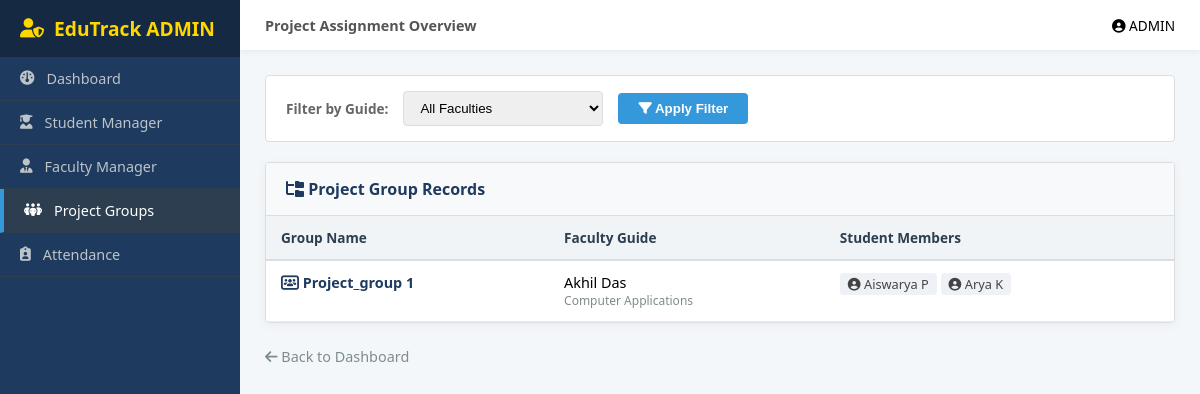
The page /WAdmin/project-group-list/ on the database its author committed.
### Admin/models.py (models this page shows, shortened)
class ProjectGroup(models.Model):
    group_name = models.CharField(max_length=100)
    faculty = models.ForeignKey(Faculty, on_delete=models.CASCADE)
    students = models.ManyToManyField(Student)

class Faculty(models.Model):
    faculty_id = models.CharField(max_length=20, unique=True)
    name = models.CharField(max_length=100)
    email = models.EmailField(unique=True)
    phone = models.CharField(max_length=15)
    department = models.CharField(max_length=50)
    designation = models.CharField(max_length=50)
    password = models.CharField(max_length=100)

class Student(models.Model):
    admission_number = models.CharField(max_length=30, unique=True)
    name = models.CharField(max_length=100)
    email = models.EmailField(unique=True)
    phone = models.CharField(max_length=15)
    department = models.CharField(max_length=50)
    course = models.CharField(max_length=10)  # BCA / MCA
    academic_batch = models.CharField(max_length=20)  # previously course_batch
    file_batch = models.CharField(max_length=5)  # A/B/C/D
    password = models.CharField(max_length=255)

### Admin/views.py (the view)
# urls.py: path('project-group-list/', views.project_group_list, name='project_group_list'),
def project_group_list(request):
    faculty_id = request.GET.get('faculty')
    if faculty_id:
        groups = ProjectGroup.objects.filter(faculty_id=faculty_id)
    else:
        groups = ProjectGroup.objects.all()
    faculties = Faculty.objects.all()
    return render(request, 'Admin/project_group_list.html',
                  {'groups': groups, 'faculties': faculties})

### Admin/templates/Admin/project_group_list.html (shortened to what this page needs)
<!doctype html>
<html lang="en">
  <head>
    <link rel="stylesheet" href="https://cdnjs.cloudflare.com/ajax/libs/font-awesome/6.5.0/css/all.min.css" />
  </head>
  <body>
    <div class="sidebar">
      <div class="sidebar-brand">
        <i class="fa-solid fa-user-shield"></i> EduTrack ADMIN
      </div>
      <a href="{% url 'WAdmin:admin_dashboard' %}" class="nav-item"><i class="fa-solid fa-gauge"></i> Dashboard</a>
      <a href="{% url 'WAdmin:student_list' %}" class="nav-item"><i class="fa-solid fa-user-graduate"></i> Student Manager</a>
      <a href="{% url 'WAdmin:faculty_list' %}" class="nav-item"><i class="fa-solid fa-user-tie"></i> Faculty Manager</a>
      <a href="#" class="nav-item active"><i class="fa-solid fa-people-group"></i> Project Groups</a>
      <a href="{% url 'WAdmin:admin_attendance' %}" class="nav-item"><i class="fa-solid fa-clipboard-user"></i> Attendance</a>
    </div>
    <div class="main-wrapper">
      <div class="top-header">
        <div style="font-size: 0.9rem; font-weight: 600; color: #555;">Project Assignment Overview</div>
        <div style="font-size: 0.85rem;"><i class="fa-solid fa-circle-user"></i> ADMIN</div>
      </div>
      <div class="content-area">
        <form method="GET" class="filter-container">
          <label style="font-size: 0.85rem; font-weight: 600; color: #666;">Filter by Guide:</label>
          <select name="faculty">
            <option value="">All Faculties</option>
          </select>
          <button type="submit"><i class="fa-solid fa-filter"></i> Apply Filter</button>
        </form>
        <div class="card">
          <div class="card-header">
            <span><i class="fa-solid fa-folder-tree"></i> Project Group Records</span>
          </div>
          <div style="overflow-x: auto;">
            <table>
              <thead>
                <tr>
                  <th>Group Name</th>
                  <th>Faculty Guide</th>
                  <th>Student Members</th>
                </tr>
              </thead>
              <tbody>
                {% for group in groups %}
                <tr>
                  <td style="font-weight: 600; color: var(--et-dark);">
                    <i class="fa-solid fa-users-rectangle"></i> {{ group.group_name }}
                  </td>
                  <td>
                    <div style="font-weight: 500;">{{ group.faculty.name }}</div>
                    <div style="font-size: 0.75rem; color: #7f8c8d;">{{ group.faculty.department }}</div>
                  </td>
                  <td>
                    {% for student in group.students.all %}
                      <div class="student-tag">
                        <i class="fa-solid fa-user-circle"></i> {{ student.name }}
                      </div>
                    {% empty %}
                      <span style="color: #bdc3c7; font-style: italic;">No students assigned</span>
                    {% endfor %}
                  </td>
                </tr>
                {% endfor %}
              </tbody>
            </table>
          </div>
        </div>
        <br>
        <a href="{% url 'WAdmin:admin_dashboard' %}" style="text-decoration: none; color: #7f8c8d; font-size: 0.9rem;">
          <i class="fa-solid fa-arrow-left"></i> Back to Dashboard
        </a>
      </div>
    </div>
  </body>
</html>

### Admin/templates/Admin/project_group_list.html (style rules this page uses)
:root { --et-dark: #1e3a5f; --et-sidebar: #2c3e50; --et-bg: #f4f7f9; --et-accent: #3498db; --et-border: #dcdde1; --et-success: #28a745; }
body { margin: 0; font-family: "Segoe UI", Arial, sans-serif; background: var(--et-bg); display: flex; min-height: 100vh; }
.sidebar { width: 240px; background: var(--et-dark); color: white; flex-shrink: 0; position: sticky; top: 0; height: 100vh; }
.sidebar-brand { padding: 15px 20px; background: #152943; font-size: 1.2rem; font-weight: bold; display: flex; align-items: center; gap: 10px; color: #ffd700; }
.nav-item { padding: 12px 20px; display: flex; align-items: center; gap: 12px; color: #bdc3c7; text-decoration: none; border-bottom: 1px solid #2c3e50; font-size: 0.9rem; }
.nav-item:hover, .nav-item.active { background: #2c3e50; color: white; }
.nav-item.active { border-left: 4px solid var(--et-accent); }
.main-wrapper { flex-grow: 1; display: flex; flex-direction: column; width: calc(100% - 240px); }
.top-header { background: #fff; height: 50px; display: flex; justify-content: space-between; align-items: center; padding: 0 25px; box-shadow: 0 2px 5px rgba(0,0,0,0.05); }
.content-area { padding: 25px; }
.filter-container { background: white; padding: 15px 20px; border: 1px solid var(--et-border); border-radius: 4px; margin-bottom: 20px; display: flex; align-items: center; gap: 15px; }
.filter-container select { padding: 8px 12px; border: 1px solid var(--et-border); border-radius: 4px; outline: none; min-width: 200px; }
.filter-container button { background: var(--et-accent); color: white; border: none; padding: 8px 20px; border-radius: 4px; cursor: pointer; font-weight: 600; }
.card { background: white; border: 1px solid var(--et-border); border-radius: 4px; overflow: hidden; box-shadow: 0 2px 10px rgba(0,0,0,0.05); }
.card-header { background: #f8f9fa; padding: 15px 20px; border-bottom: 1px solid var(--et-border); font-weight: bold; color: var(--et-dark); display: flex; justify-content: space-between; align-items: center; }
table { width: 100%; border-collapse: collapse; }
th { background: #f1f4f6; color: #2c3e50; padding: 12px 15px; text-align: left; font-size: 0.85rem; border-bottom: 2px solid var(--et-border); }
td { padding: 12px 15px; border-bottom: 1px solid #eee; font-size: 0.9rem; vertical-align: top; }
.student-tag { display: inline-block; background: #eef2f7; color: #444; padding: 2px 8px; border-radius: 4px; font-size: 0.8rem; margin-bottom: 4px; }

### rows shown on the page
ProjectGroup: group_name "Project_group 1", faculty.name "Akhil Das", faculty.department "Computer Applications"
Student: name "Aiswarya P"
Student: name "Arya K"
